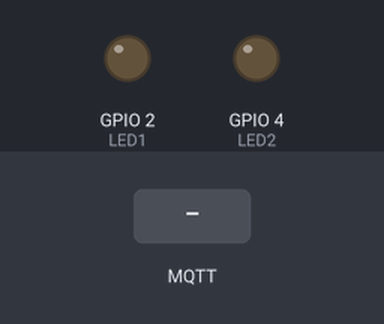
This sketch was run on a simulated ESP32. Parts: output pins drawn as LEDs (lit = HIGH). Inputs (shaded band) come from the test bench. WiFi joins after 1.5 s; servers stay silent unless stated; no MQTT or app messages arrive unless stated; what the sketch prints to the serial monitor is not drawn.

Above: at 2.7 s.
2.8 s: MQTT message "ON" arrives on the first subscribed topic
At 3.5 s:
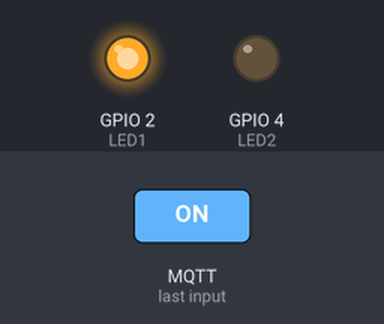
4.3 s: MQTT message "ON" arrives on the second subscribed topic
At 4.7 s:
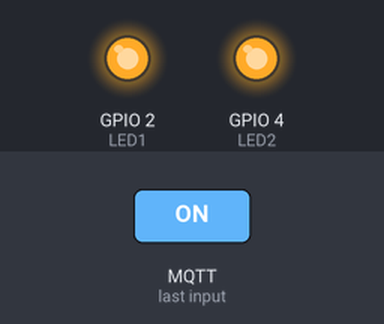
5.8 s: MQTT message "OFF" arrives on the first subscribed topic
At 7.0 s:
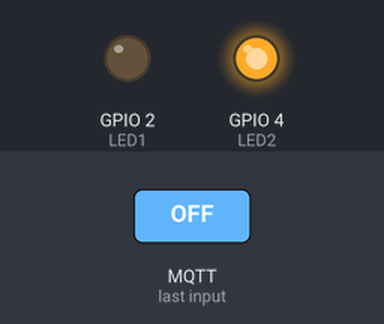
7.3 s: MQTT message "OFF" arrives on the second subscribed topic
At 8.1 s:
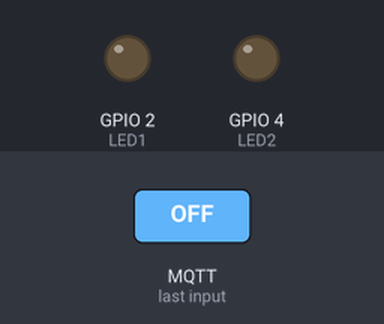
Timing chart, 0 to 9.8 s (numbered marks = the images above; inputs shaded):
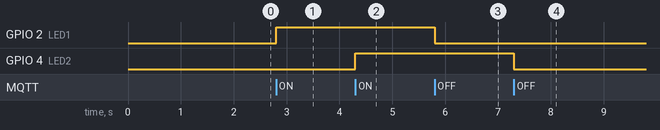

Measured:
- after the input at 2.8 s, GPIO 2 (LED1): LOW → HIGH at once
- after the input at 4.3 s, GPIO 4 (LED2): LOW → HIGH at once
- after the input at 5.8 s, GPIO 2 (LED1): HIGH → LOW at once
- after the input at 7.3 s, GPIO 4 (LED2): HIGH → LOW at once

The sketch:

mid_exam.ino
```cpp
#include <WiFi.h>
#include <WiFiClient.h>
#include "PubSubClient.h"

#define LED1 2  // Built-in LED
#define LED2 4  // Additional LED

char* SSID = "bayar";
char* PASS = "qwertyuiop";

// Use IPAddress segment for MQTT_SERVER. NOTE: CHANGE THIS TO YOUR COMPUTER IP
IPAddress MQTT_SERVER(10, 10, 177, 145);
int MQTT_PORT = 1883;

// State initiation
unsigned long timePassed;
int ledState1 = 0;
int ledState2 = 1;  // Initial opposite state

// Create WiFi client and inject into PubSubClient
WiFiClient wifiClient;
PubSubClient mqttClient(wifiClient);

// Function to connect to WiFi
void initConnection() {
  Serial.print("Connecting to: ");
  Serial.println(SSID);
  WiFi.begin(SSID, PASS);
  while (WiFi.status() != WL_CONNECTED) {
    Serial.print(".");
    delay(500);
  }
  Serial.print("\nConnected to address: ");
  Serial.println(WiFi.localIP());
}

// Function to connect to MQTT Broker
void connectToBroker(String clientName) {
  // Set server and port
  mqttClient.setServer(MQTT_SERVER, MQTT_PORT);
  mqttClient.setCallback(callback);
  Serial.println("Connecting to MQTT Broker");
  String clientId = "ESP32Client-" + clientName;
  mqttClient.connect(clientId.c_str());
  while (!mqttClient.connected()) {
    Serial.print("Failed: ");
    Serial.println(mqttClient.state());
    Serial.println("Attempting to reconnect");
    delay(500);
  }
  Serial.print("Connected to ");
  Serial.println(clientName);
  mqttClient.subscribe("esp32/led1");
  mqttClient.subscribe("esp32/led2");
}

void callback(char* topic, byte* message, unsigned int length) {
  Serial.print("Topic: ");
  Serial.print(topic);
  Serial.print(" Message: ");
  String msgTemp;

  for (int i = 0; i < length; i++) {
    Serial.print((char)message[i]);
    msgTemp += (char)message[i];
  }
  Serial.println();

  if (String(topic) == "esp32/led1") {
    if (msgTemp == "ON") {
      digitalWrite(LED1, HIGH);
      Serial.println("LED1 ON");
    }
    if (msgTemp == "OFF") {
      digitalWrite(LED1, LOW);
      Serial.println("LED1 OFF");
    }
  }

  if (String(topic) == "esp32/led2") {
    if (msgTemp == "ON") {
      digitalWrite(LED2, HIGH);
      Serial.println("LED2 ON");
    }
    if (msgTemp == "OFF") {
      digitalWrite(LED2, LOW);
      Serial.println("LED2 OFF");
    }
  }
}

void setup() {
  Serial.begin(9600);
  pinMode(LED1, OUTPUT);
  pinMode(LED2, OUTPUT);
  initConnection();
  connectToBroker("my-localhost");
}

void loop() {
  if (!mqttClient.connected()) {
    connectToBroker("my-localhost");
  }
  mqttClient.loop();
}
```
